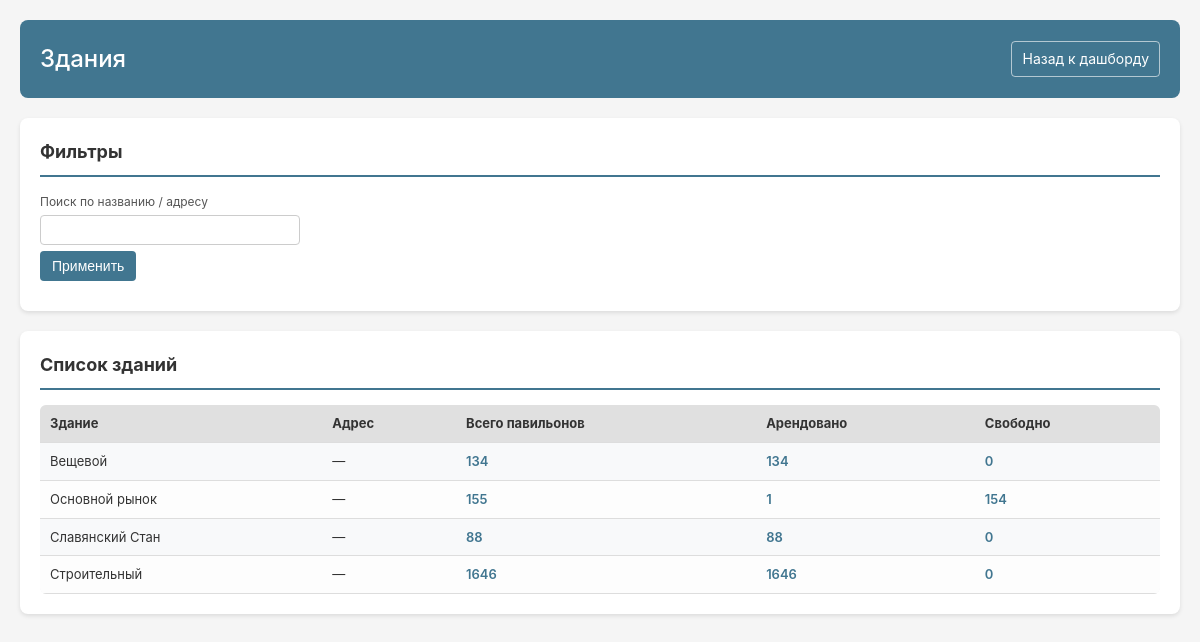
Screenshot of /buildings/ with the database file from the repository.
### apps/pavilions/models.py (models this page shows, shortened)
class Building(models.Model):
    name = models.CharField(
        'Название здания/рынка/территории',
        max_length=200,
        unique=True
    )
    address = models.TextField('Адрес', blank=True)
    created_at = models.DateTimeField('Дата создания', auto_now_add=True)
    class Meta:
        verbose_name = 'Здание/Рынок/Территория'
        verbose_name_plural = 'Здания/Рынки/Территории'
        ordering = ['name']

### apps/dashboard/views.py (the view)
# urls.py: path('buildings/', BuildingListView.as_view(), name='buildings_list'),
class BuildingListView(ListView):
    model = Building
    template_name = 'dashboard/buildings_list.html'
    context_object_name = 'buildings'
    paginate_by = 50
    def get_queryset(self):
        qs = Building.objects.annotate(
            pavilions_count=Count('pavilions'),
            rented_count=Count('pavilions', filter=Q(pavilions__status='rented')),
            free_count=Count('pavilions', filter=Q(pavilions__status='free')),
        )
        search = self.request.GET.get('q') or ''
        self._search = search
        if search:
            qs = qs.filter(Q(name__icontains=search) | Q(address__icontains=search))
        return qs.order_by('name')
    def get_context_data(self, **kwargs):
        context = super().get_context_data(**kwargs)
        context['current_search'] = getattr(self, '_search', '')
        return context

### apps/dashboard/templates/dashboard/buildings_list.html (shortened to what this page needs)
<!DOCTYPE html>
<html lang="ru">
<head>
</head>
<body>
    <div class="container">
        <header>
            <h1>Здания</h1>
            <a href="{% url 'dashboard:index' %}">Назад к дашборду</a>
        </header>
        <div class="section">
            <h2>Фильтры</h2>
            <form method="get" class="filters">
                <label for="q">Поиск по названию / адресу</label>
                <input type="text" id="q" name="q" value="{{ current_search }}">
                <div>
                    <button type="submit" class="btn btn-primary">Применить</button>
                </div>
            </form>
        </div>
        <div class="section">
            <h2>Список зданий</h2>
            <table class="table">
                <thead>
                    <tr>
                        <th>Здание</th>
                        <th>Адрес</th>
                        <th>Всего павильонов</th>
                        <th>Арендовано</th>
                        <th>Свободно</th>
                    </tr>
                </thead>
                <tbody>
                    {% for building in buildings %}
                    <tr>
                        <td>{{ building.name }}</td>
                        <td>{{ building.address|default:"—" }}</td>
                        <td class="stat-number">{{ building.pavilions_count }}</td>
                        <td class="stat-number">{{ building.rented_count }}</td>
                        <td class="stat-number">{{ building.free_count }}</td>
                    </tr>
                    {% empty %}
                    <tr>
                        <td colspan="5">Зданий не найдено.</td>
                    </tr>
                    {% endfor %}
                </tbody>
            </table>
        </div>
    </div>
</body>
</html>

### apps/dashboard/templates/dashboard/buildings_list.html (style rules this page uses)
* { margin: 0; padding: 0; box-sizing: border-box; }
body { font-family: -apple-system, BlinkMacSystemFont, 'Segoe UI', Roboto, 'Helvetica Neue', Arial, sans-serif; background: #f5f5f5; color: #333; line-height: 1.6; padding: 20px; }
.container { max-width: 1200px; margin: 0 auto; }
header { background: #417690; color: white; padding: 20px; border-radius: 8px; margin-bottom: 20px; display: flex; justify-content: space-between; align-items: center; flex-wrap: wrap; gap: 10px; }
header h1 { font-size: 24px; font-weight: 500; }
header a { color: #fff; text-decoration: none; font-size: 14px; border: 1px solid rgba(255,255,255,0.6); padding: 6px 10px; border-radius: 4px; }
.section { background: white; padding: 20px; border-radius: 8px; box-shadow: 0 2px 4px rgba(0,0,0,0.1); margin-bottom: 20px; }
.section h2 { font-size: 18px; margin-bottom: 15px; border-bottom: 2px solid #417690; padding-bottom: 8px; }
.filters { margin-bottom: 10px; }
.filters label { font-size: 12px; color: #555; display: block; margin-bottom: 4px; }
.filters input[type="text"] { width: 100%; max-width: 260px; padding: 6px 8px; border-radius: 4px; border: 1px solid #ccc; font-size: 14px; }
.btn { padding: 7px 12px; border-radius: 4px; border: none; font-size: 14px; cursor: pointer; margin-top: 6px; }
.btn-primary { background: #417690; color: #fff; }
.table { width: 100%; border-collapse: collapse; margin-top: 10px; background: #f8f9fa; border-radius: 6px; overflow: hidden; }
.table thead { background: #e0e0e0; }
.table th, .table td { padding: 8px 10px; font-size: 13px; border-bottom: 1px solid #ddd; text-align: left; }
.table tbody tr:nth-child(even) { background: #fdfdfd; }
.stat-number { font-weight: 600; color: #417690; }

### rows the page displays
Building: name "Вещевой", address "—", pavilions_count "134", rented_count "134", free_count "0"
Building: name "Основной рынок", address "—", pavilions_count "155", rented_count "1", free_count "154"
Building: name "Славянский Стан", address "—", pavilions_count "88", rented_count "88", free_count "0"
Building: name "Строительный", address "—", pavilions_count "1646", rented_count "1646", free_count "0"
